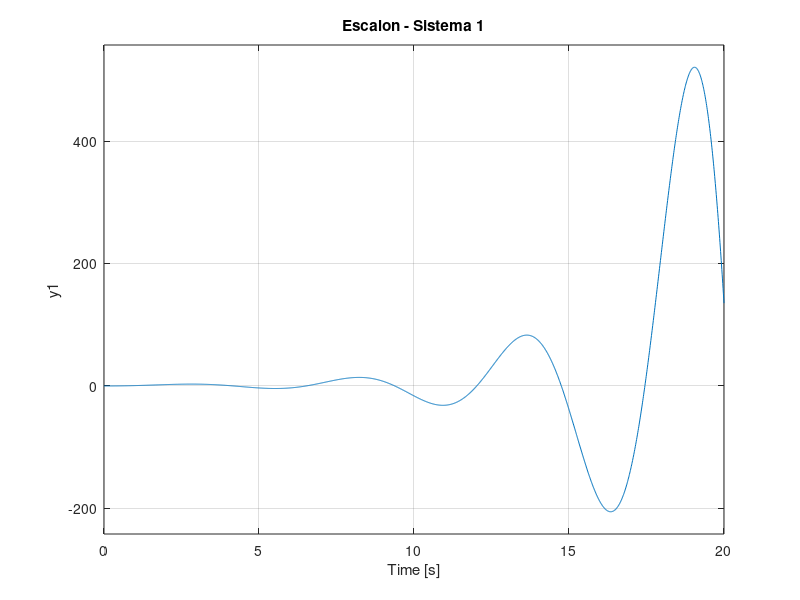
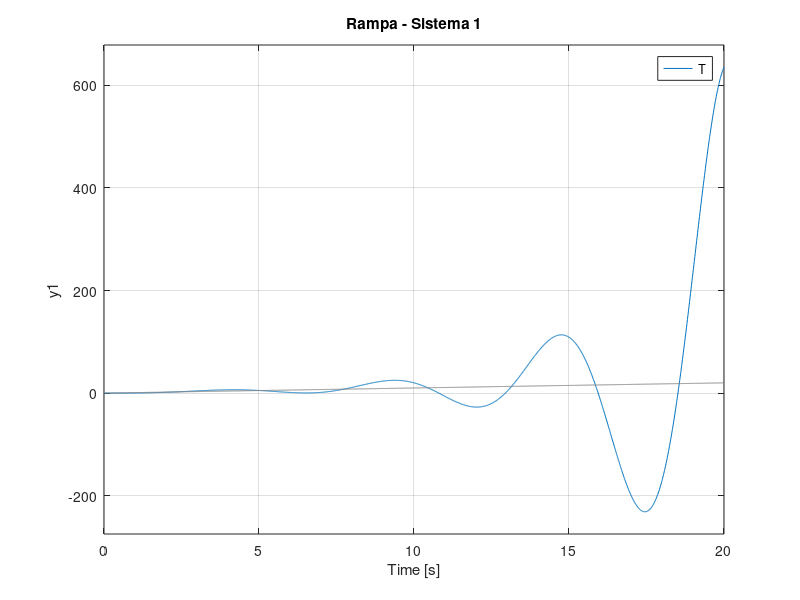
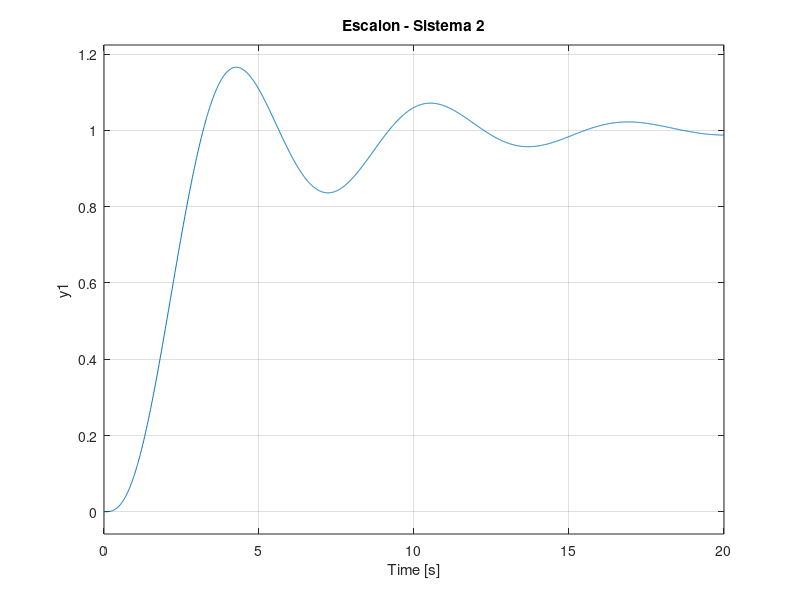
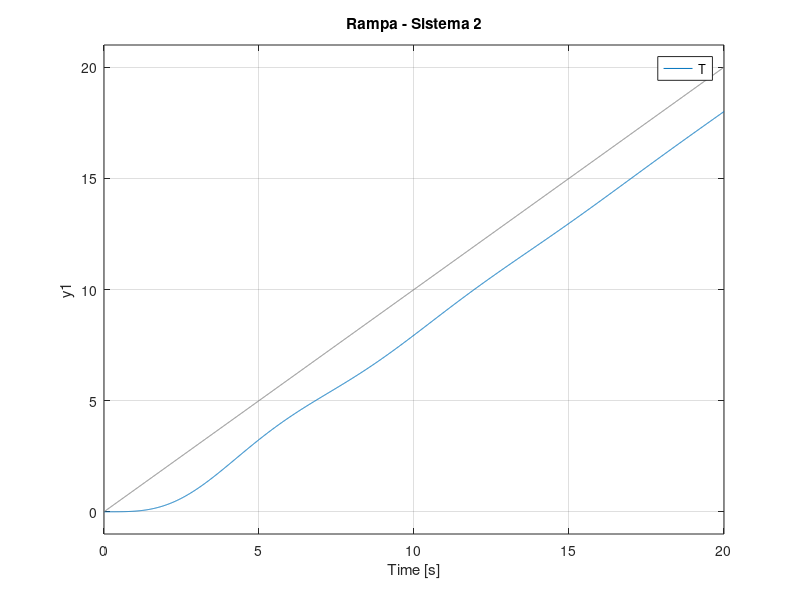

Reproduce these figures in MATLAB, in order.
clc;
clear;
close all;

s = tf('s');
k = 1;

%% SISTEMAS

G{1} = (k*(s+1))/(s^3);

G{2} = (k*(s+1))/(s*(s+2)*(s^2+s+1));

G{3} = (k*(s+3))/(s*(s+1)*(s+2));

G{4} = k/((s+2)*(s-5));

G{5} = (k*(s+1))/((s+5)*(s^2-9));

G{6} = (k*(s+1))/(s*(s-1));

t = 0:0.01:20;

rampa = t;

for i = 1:length(G)

    fprintf('\n========================\n');
    fprintf('Sistema %d\n',i);
    fprintf('========================\n');

    %% Lazo cerrado

    T = feedback(G{i},1);

    %% Polos

    p = pole(T);

    fprintf('Polos del lazo cerrado:\n');
    disp(p)

    %% Estabilidad

    if isstable(T)

        fprintf('Sistema ESTABLE\n');

    else

        fprintf('Sistema INESTABLE\n');

    end

    %% Escalon

    figure;
    step(T,t);
    grid on;
    title(['Escalon - Sistema ',num2str(i)])

    %% Rampa

    figure;
    lsim(T,rampa,t);
    grid on;
    title(['Rampa - Sistema ',num2str(i)])

end
